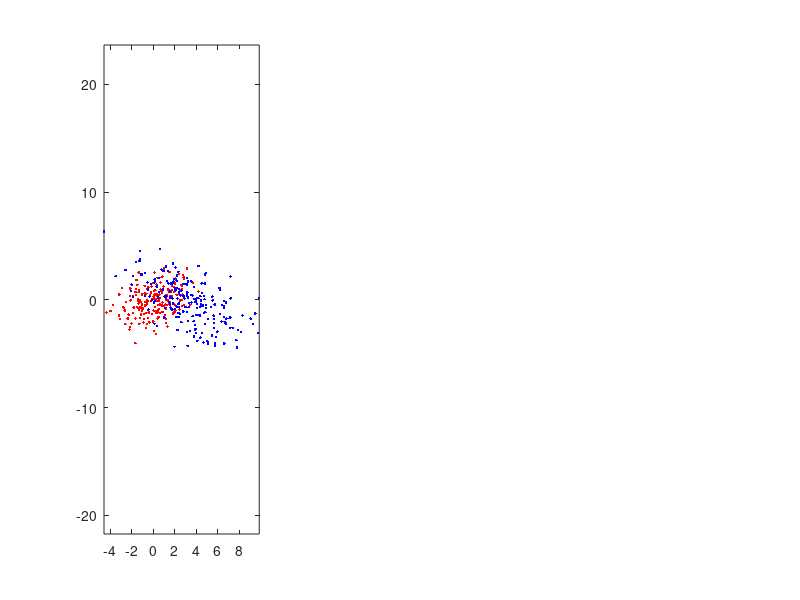

MATLAB code for this plot: (Note: this script raises an error after producing the figure.)
%% K Nearest Neighbour Classifier

clear all
close all

randn('seed',0);
N = 200;

muA = [0 0]';
muB = [3 0]';

covA = [3 1; 1 2];
covB = [7 -3;-3 4];


xA = mvnrnd(muA,covA,N);
xB = mvnrnd(muB,covB,N);

m(:,:,1)=muA;
m(:,:,2)=muB;

S(:,:,1) = covA;
S(:,:,2) = covB;

%Class probability
pw = [0.5 0.5];

figure('units','normalized','outerposition',[0 0 1 1])

figure(1);
subplot(1,3,1);
plot(xA(:,1),xA(:,2),'.r');
hold on;
plot(xB(:,1),xB(:,2),'.b')
axis equal

%% Create sample test points to classify in the right class
boundary = [0 0];
MAPboundary = [0 0];
[X1 X2] = meshgrid(-10:0.5:10, -10:0.5:10);

%% Classify sample Test Points in one of the classes 
   K = 1;
    for vectors = 1:length(X1)

        sampleData = [X1(vectors,:);X2(vectors,:)];

        %Nearest Neighbor Classifier
        [IDXA,DA] = knnsearch(xA,sampleData','K',K);
        [IDXB,DB] = knnsearch(xB,sampleData','K',K);
        differencesDist = DA-DB;
        boundaryIndices = find(differencesDist == 0);
        boundary = [boundary;[sampleData(:,boundaryIndices)]'];
        
        %MAP Classification
        pc = bayes_class(m,S,pw,sampleData); %can specify the number of classes or read from the variables
        differencesProb = pc(:,1)-pc(:,2);
        MAPboundaryIndices = find(differencesProb == 0);
        MAPboundary = [MAPboundary;[sampleData(:,MAPboundaryIndices)]'];


        %% Plotting the newly classified points
        subplot(1,3,1);
        hold on
        class1Indices = find(sum(sign(differencesDist),2)>0);
        plot(sampleData(1,class1Indices),sampleData(2,class1Indices),'.g');
        class2Indices = find(sum(sign(differencesDist),2)<0);
        plot(sampleData(1,class2Indices),sampleData(2,class2Indices),'.m');
        title(strcat(num2str(K),'-Nearest Neighbour Classifier'));
        axis equal
        axis([-10 10 -10 10]);
        hold off;
        %% Plotting the MAP classified points

        subplot(1,3,2);
        hold on;
        class1MAPIndices = find(differencesProb < 0);
        plot(sampleData(1,class1MAPIndices),sampleData(2,class1MAPIndices),'.g');
        class2MAPIndices = find(differencesProb > 0);
        plot(sampleData(1,class2MAPIndices),sampleData(2,class2MAPIndices),'.m');
        plot(MAPboundary(2:end,1),MAPboundary(2:end,2),'.k');
        plot(xA(:,1),xA(:,2),'.r');
        plot(xB(:,1),xB(:,2),'.b');
        title('MAP Classifier');
        axis equal
        axis([-10 10 -10 10]);
        hold off;

    end
       
 
%% Plotting the Contours

subplot(1,3,3);
plot(boundary(2:end,1),boundary(2:end,2),'k');
hold on

X3A = mvnpdf([X1(:),X2(:)],muA',covA);
X3B = mvnpdf([X1(:),X2(:)],muB',covB);
X3A = reshape(X3A,length(X2),length(X1));
X3B = reshape(X3B,length(X2),length(X1));

%surf(X1,X2,X3A);
contour(X1,X2,X3A);
contour(X1,X2,X3B);
axis equal
title ('Contour Plot')
axis ([-10 10 -10 10]);
hold off
saveas(gcf,strcat(num2str(K),'_Nearest_Neighbour_Classifier_with_MAP.png'));

      
        
